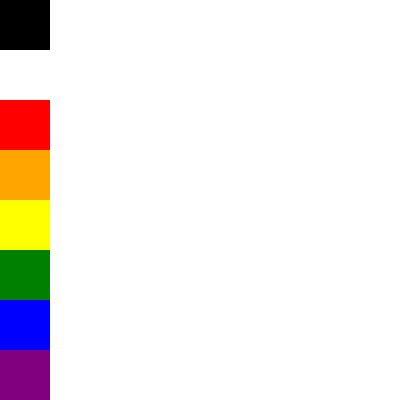
Frame 1 (no input)
Frame 60 (no input): identical to frame 1, image omitted
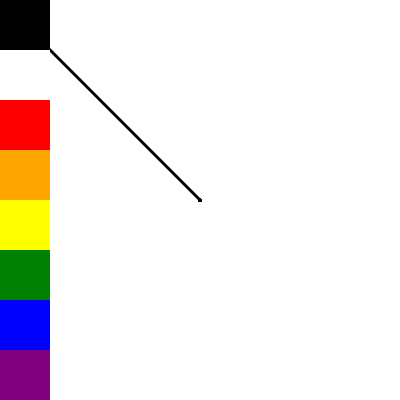
Frame 120 (the mouse pressed at the canvas centre since frame 60)

The p5.js sketch that drew these frames (run headless with seeded random() and noise() and a simulated clock; from frame 60 on, the mouse is pressed at the canvas centre):

// p5.js sketch
// ── sketch.js
let currentColor, black, white, red, orange, yellow, green, blue, purple;

function setup() {
  createCanvas(400, 400);
  background(255);
  currentColor = 0;
  black = new colorBox(0, "black");
  white = new colorBox(50, "white");
  red = new colorBox(100, "red");
  orange = new colorBox(150, "orange");
  yellow = new colorBox(200, "yellow");
  green = new colorBox(250, "green");
  blue = new colorBox(300, "blue");
  purple = new colorBox(350, "purple");
}

function draw() {
  // background(220);
  if(mouseIsPressed) {
    if(mouseX > 51) {
      drawing();
    }
  }

  black.appear();
  black.onMousePressed();
  white.appear();
  red.appear();
  orange.appear();
  yellow.appear();
  green.appear();
  blue.appear();
  purple.appear();

}

class colorBox {
  constructor(y,color) {
    this.x = 0;
    this.y = y;
    this.w = 50;
    this.h = 50;
    this.color = color;
  }

  appear() {
    push();
    
    noStroke();

    fill(this.color);
    rect(this.x, this.y, this.w, this.h);
    pop();
  }

  onMousePressed() {
    if (mouseIsPressed) {
      if (mouseX < 50) {
        if (mouseY > 0 && mouseY < 50) {
          currentColor = "black";
        } else if (mouseY > 50 && mouseY < 100) {
          currentColor = "white";
        } else if (mouseY > 100 && mouseY < 150) {
          currentColor = "red";
        } else if (mouseY > 150 && mouseY < 200) {
          currentColor = "orange";
        } else if (mouseY > 200 && mouseY < 250) {
          currentColor = "yellow";
        } else if (mouseY > 250 && mouseY < 300) {
          currentColor = "green";
        } else if (mouseY > 300 && mouseY < 350) {
          currentColor = "blue";
        } else if (mouseY > 350 && mouseY < 400) {
          currentColor = "purple";
        }
      }
    }
  }
}

function drawing() {
  push();
  stroke(currentColor);
  strokeWeight(3);
  line(pmouseX, pmouseY, mouseX, mouseY);
  pop();
}
